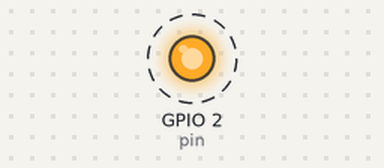
The program below on a simulated ESP32 board running MicroPython. Shown: output pins drawn as LEDs (lit = HIGH). Dashed ring = blinking. At 20.0 s the program stops and its outputs stay as they are.

Above: at 0.5 s.
Timing chart, 0 to 4.6 s (numbered marks = the images above):
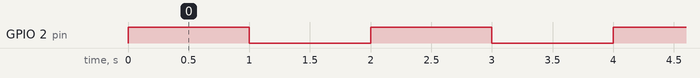

Measured:
- by itself, GPIO 2 (pin): alternates HIGH for 1.0 s and LOW for 1.0 s, 20 changes in all, then stays LOW

The program:

LedBlink10.py
```python
###############################################################################
# Led Blink
#
# Created by Daniel Refosco
###############################################################################
# En ESP32S v1.1 el pin 2 esta conectado a un led

import machine
import time
pin = machine.Pin(2, machine.Pin.OUT)
for i in range (10):
    pin.value(1) #Prendo led
    time.sleep(1)
    pin.value(0) #Apago led
    time.sleep(1)
```
